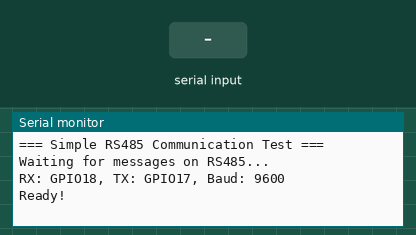
Recording of a sketch running on a simulated ESP32-S3. On the bench: the last lines printed to the serial monitor. Inputs (shaded band) come from the test bench.

Above: at 2.2 s.
2.3 s: "1\n" received over the second serial link
At 3.2 s:
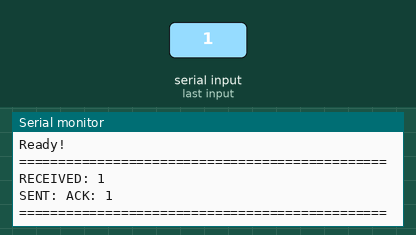
3.8 s: "0\n" received over the second serial link
At 4.3 s:
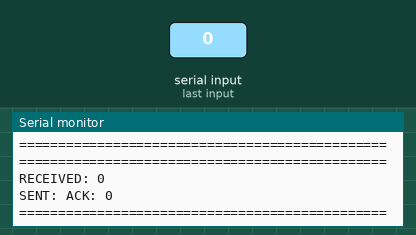
5.3 s: "2\n" received over the second serial link
At 6.7 s:
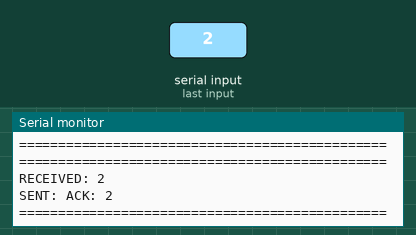

Measured:
- after the input at 2.3 s, the serial monitor: prints a new line at once (image 1)
- after the input at 3.8 s, the serial monitor: prints a new line at once (image 2)
- after the input at 5.3 s, the serial monitor: prints a new line at once (image 3)

The sketch:

esp32_simple_comms_test.ino
```cpp
/*
 * Simple RS485 Communication Test - ESP32-S3
 * Receives messages and responds with "ACK: " + original message
 */

#define BAUD_RATE 9600
#define RXD2 18  // GPIO18 (U1RXD)
#define TXD2 17  // GPIO17 (U1TXD)

HardwareSerial rs485Serial(1);  // Use UART1

String incomingMessage = "";
bool messageComplete = false;

void setup() {
  // Initialize USB Serial for debugging
  Serial.begin(115200);
  delay(1000);

  Serial.println("\n=== Simple RS485 Communication Test ===");
  Serial.println("Waiting for messages on RS485...");
  Serial.printf("RX: GPIO%d, TX: GPIO%d, Baud: %d\n\n", RXD2, TXD2, BAUD_RATE);

  // Initialize RS485 Serial
  rs485Serial.begin(BAUD_RATE, SERIAL_8N1, RXD2, TXD2);

  Serial.println("Ready!");
}

void loop() {
  // Read incoming data
  while (rs485Serial.available() > 0) {
    char inChar = (char)rs485Serial.read();

    // Add character to message
    incomingMessage += inChar;

    // Check for newline (message terminator)
    if (inChar == '\n') {
      messageComplete = true;
      break;
    }
  }

  // Process complete message
  if (messageComplete) {
    // Remove newline/carriage return
    incomingMessage.trim();

    // Display received message on USB Serial
    Serial.println("===============================================");
    Serial.print("RECEIVED: ");
    Serial.println(incomingMessage);

    // Create ACK response
    String response = "ACK: " + incomingMessage;

    // Small delay before transmitting
    delayMicroseconds(100);

    // Send ACK response
    rs485Serial.println(response);
    rs485Serial.flush();

    Serial.print("SENT: ");
    Serial.println(response);
    Serial.println("===============================================\n");

    // Reset for next message
    incomingMessage = "";
    messageComplete = false;
  }

  delay(1);
}
```
